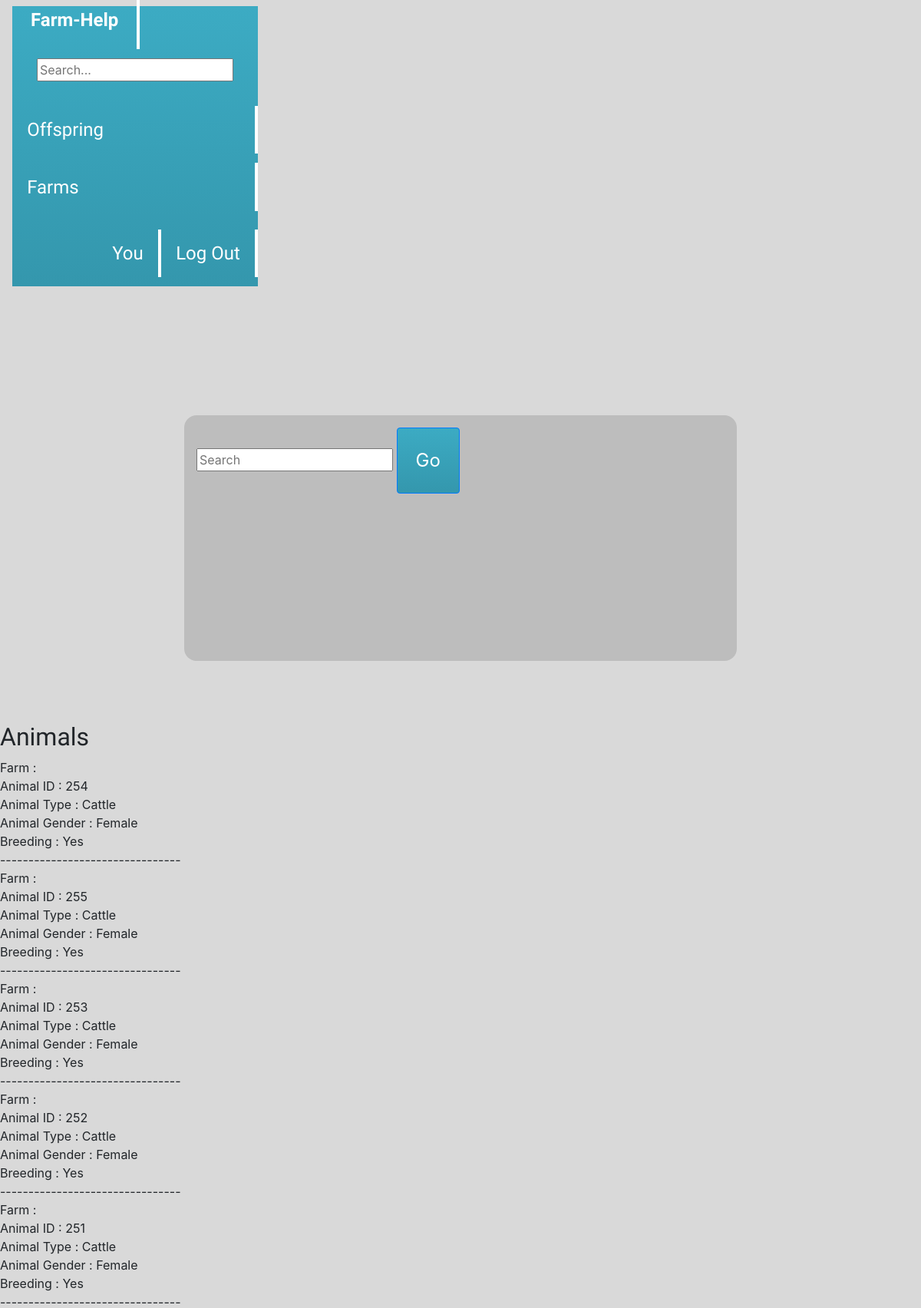
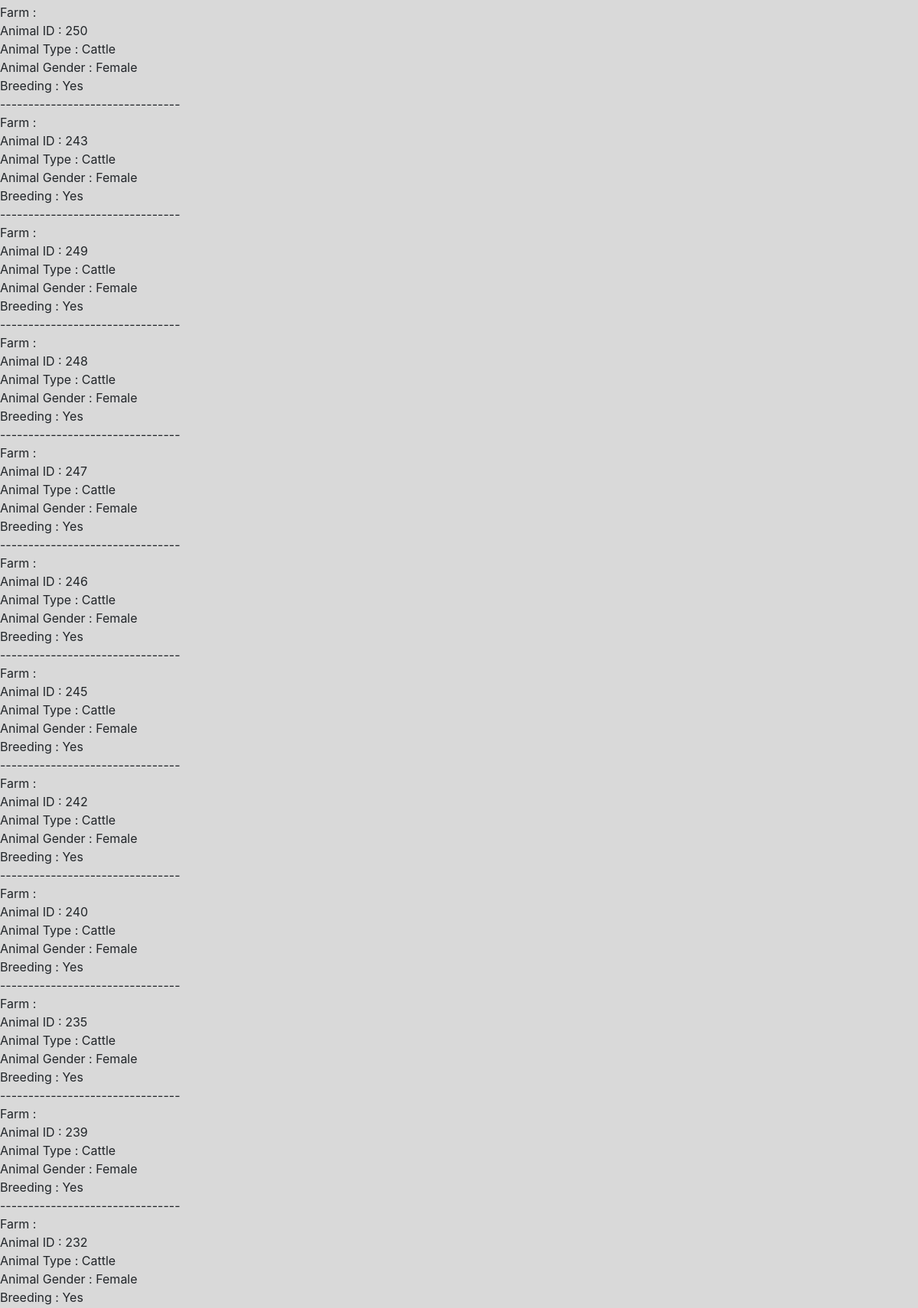
The app's page /php_files/animals.php (upper part) with its own data (2 pictures, top to bottom).
### tables this page shows
CREATE TABLE `animals` (
  `Aniaml_ID` int(255) NOT NULL,
  `Animal_type` varchar(255) NOT NULL,
  `Animal_gender` varchar(7) NOT NULL,
  `breeding` varchar(15) DEFAULT NULL,
  `farm` varchar(15) DEFAULT NULL
);

### php_files/animals.php (the view, shortened to what this page needs)
<!DOCTYPE html>
<html lang="en">
<head>
    <link rel = 'stylesheet' href="login.css">
    <link rel="stylesheet" type="text/css" href="Style/content.css" />
    <link href="css/bootstrap.min.css" rel="stylesheet" media="screen" />
</head>
<body>
    <div id="main">
        <div id="menu">
           <div class="navbar">
  <link rel="stylesheet" type="text/css" href="Style/menu.css" />
  <div class="navbar-inner">
    <a class="brand" href="#">Farm-Help</a>
    <form action="/search.php" method="GET" class="navbar-form pull-right" style="margin:2em">
      <input type="text" name="query" class="search-query" placeholder="Search...">
    </form>
    <ul class="nav">
      <li <?php if ($_SERVER['PHP_SELF'] == "/offspring.php") echo 'class="active"'; ?>><a href="animals.php">Offspring</a></li>
      <li <?php if ($_SERVER['PHP_SELF'] == "/profilepage.php") echo 'class="active"'; ?>><a href="farms.php">Farms</a></li>
      <li style="float: right;">
        <a href="login.php">Log Out</a>
      </li>
      <li <?php if ($_SERVER['PHP_SELF'] == "/profilePage.php" && empty($_SERVER['QUERY_STRING'])) echo 'class="active"'; ?> style="float: right">
        <?php
        if (isset($_SESSION['user_id']) && !isset($_SESSION['company_id'])) {
          echo '<a href="profilePage.php">You</a>';
        } elseif (isset($_SESSION['company_id']) && !isset($_SESSION['user_id'])) {
          echo '<a href="Farms.php">You</a>';
        } else {
          echo '<a href="login.php">You</a>';
        }
        ?>
      </li>
    </ul>
  </div>
</div>
        </div>
        <div id="content">
            <div id="search">
                <form action="" method="get">
                    <input type="text" name="query" placeholder="Search">
                    <button class="btn btn-primary" type="submit">Go</button>
                </form>
            </div>
        </div>
        <div id=" content">
            <div id="Animals">
                <h2> Animals </h2>
                <?php
                    $dbhost = "sql200.infinityfree.com";
                    $dbuser = "if0_34480540";
                    $dbpass = "tILCQlAs453";
                    $dbname = "if0_34480540_cs5071project";
                    $conn = mysql_connect($dbhost, $dbuser, $dbpass,$dbname);
                        $sql = "SELECT * from animals where Farm = 'Farm X'";
                        $retval = mysql_query( $sql, $conn );
                        while($row = mysql_fetch_array($retval, MYSQL_ASSOC)) {
                            echo
                            "Farm :{$row['Farm']}<br> ".
                            "Animal ID : {$row['Aniaml_ID']} <br> ".
                            "Animal Type : {$row['Animal_type']} <br> ".
                            "Animal Gender : {$row['Animal_gender']} <br> ".
                            "Breeding : {$row['breeding']} <br> ".
                                "--------------------------------<br>";
                                        }
                ?>
            </div>
        </div>
    </div>
</body>
</html>

### css_files/content.css (style rules this page uses)
html, div#main { margin: 0px; background-color: #D9D9D9; }
a, p, h1, h2, h3, h4, h5, h6, label { font-family: 'K2D', sans-serif !important; }
div.navbar-inner a.brand { font-weight: bolder !important; }
div#content { background-color: #BDBDBD; margin: 5em; margin-top: 10em; border-radius: 1em; width: auto; height: fit-content; padding: 1em; max-width: 60%; margin-left: auto; margin-right: auto; min-height: 20em; }
div#content .btn-primary, div#content div#adminControls .btn-primary { background-image: linear-gradient(to bottom,#3CABC3,#3497ad); background-color: #3696ac; font-size: 1.5em; padding: 1em; }

### css_files/menu.css (style rules this page uses)
#menu .navbar .navbar-inner { background-image: linear-gradient(to bottom,#3CABC3,#3497ad); height: fit-content; border: none; border-radius: 0; }
#menu ul { list-style-type: none; margin: 0em; padding: 0; overflow: hidden; line-height: 1.5em; display: contents; }
#menu li, #menu .navbar-inner .brand { font-size: 1.5em; padding: 0.8em; color: white; border-right: 0.2em solid #fff; margin-bottom: 0.5em; margin-top: 0.5em; }
#menu .navbar-inner .brand { padding: 1em; }
#menu .navbar-inner .brand, #menu li a { color: white; text-shadow: none; }

### records on screen
animals: Aniaml_ID "254", Animal_type "Cattle", Animal_gender "Female", breeding "Yes"
animals: Aniaml_ID "255", Animal_type "Cattle", Animal_gender "Female", breeding "Yes"
animals: Aniaml_ID "253", Animal_type "Cattle", Animal_gender "Female", breeding "Yes"
animals: Aniaml_ID "252", Animal_type "Cattle", Animal_gender "Female", breeding "Yes"
animals: Aniaml_ID "251", Animal_type "Cattle", Animal_gender "Female", breeding "Yes"
animals: Aniaml_ID "250", Animal_type "Cattle", Animal_gender "Female", breeding "Yes"
animals: Aniaml_ID "243", Animal_type "Cattle", Animal_gender "Female", breeding "Yes"
animals: Aniaml_ID "249", Animal_type "Cattle", Animal_gender "Female", breeding "Yes"
animals: Aniaml_ID "248", Animal_type "Cattle", Animal_gender "Female", breeding "Yes"
animals: Aniaml_ID "247", Animal_type "Cattle", Animal_gender "Female", breeding "Yes"
animals: Aniaml_ID "246", Animal_type "Cattle", Animal_gender "Female", breeding "Yes"
animals: Aniaml_ID "245", Animal_type "Cattle", Animal_gender "Female", breeding "Yes"
animals: Aniaml_ID "242", Animal_type "Cattle", Animal_gender "Female", breeding "Yes"
animals: Aniaml_ID "240", Animal_type "Cattle", Animal_gender "Female", breeding "Yes"
animals: Aniaml_ID "235", Animal_type "Cattle", Animal_gender "Female", breeding "Yes"
animals: Aniaml_ID "239", Animal_type "Cattle", Animal_gender "Female", breeding "Yes"
animals: Aniaml_ID "232", Animal_type "Cattle", Animal_gender "Female", breeding "Yes"
